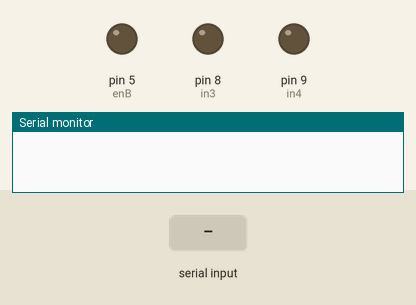
Recording of a sketch running on a simulated Arduino Uno, built with avr-gcc and run on an emulated ATmega328P. Parts: output pins drawn as LEDs (lit = HIGH), the last lines printed to the serial monitor. The inputs (shaded band) are chosen by the test bench.

Above: at 1.2 s.
1.3 s: "90 45\n" received over the second serial link
At 2.3 s:
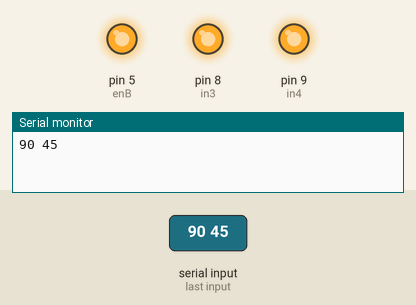
2.8 s: "1\n" received over the second serial link
4.3 s: "1 90 45\n" received over the second serial link
Timing chart, 0 to 7.3 s (numbered marks = the images above; inputs shaded):
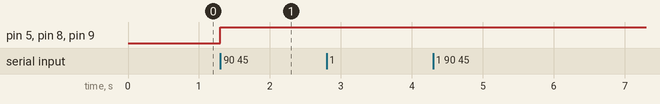

The sketch:

dieukien.ino
```cpp
/* Đongị cơ ĐC :
 *    + in 3 nối với pin 8
 *    + in4 nối với pin9
 *    + enB nối với pin 5
 *  WIFE:
 *    + D1 nối với pin 11
 *    + D2 nối với pin 10
 *    + GND nối với  âm trong bo mạch
 *
 */
#include <SoftwareSerial.h>
int enB =5;
int in3= 8;
int in4 =9;
SoftwareSerial ss (10, 11);
void setup() {
  Serial.begin(9600);
  pinMode(in3, OUTPUT);
  pinMode(in4, OUTPUT);
  pinMode(enB, OUTPUT);

  ss.begin(9600);
}

uint8_t getPin(String pinName) {
  return pinName.substring(1).toInt();
}

void loop() {
  String data = "";
  while (ss.available()) {
    data += ((char)ss.read());
    if (data.endsWith("\r\n")) break;
  }
  if (data != "") {
    Serial.println(data);
    String pinName = data.substring(0, data.indexOf(' '));
    int val = data.substring(data.indexOf(' '), data.indexOf("\r\n")).toInt();

    pinMode(getPin(pinName), OUTPUT); // set pin ở OUTPUT trước khi viết
    if (val == 1) {
     digitalWrite(in3, HIGH);
     digitalWrite(in4, LOW);
     digitalWrite(enB, 5);
     delay (1000);
    }
    else {
     digitalWrite(in3, HIGH);
     digitalWrite(in4, HIGH);
     digitalWrite(enB, 5);
    }
    ss.flush();
  }

}
```

Measured:
- after the input at 1.3 s, pin 5 (enB), pin 8 (in3), pin 9 (in4): LOW → HIGH at once
